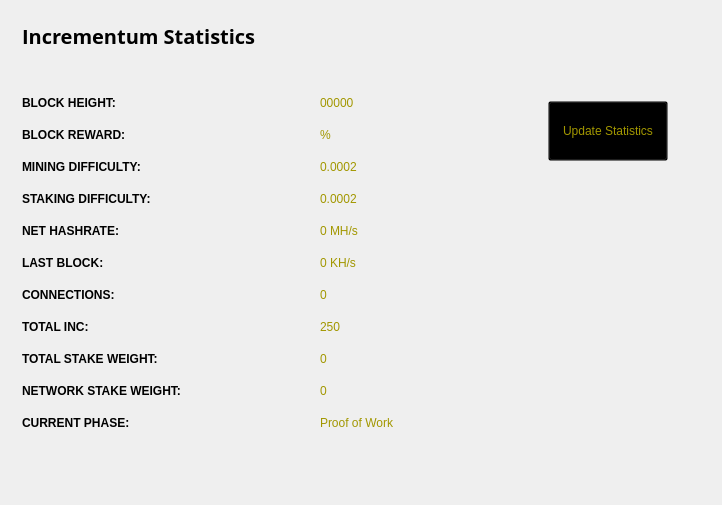
<?xml version="1.0" encoding="UTF-8"?>
<ui version="4.0">
 <class>StatisticsPage</class>
 <widget class="QWidget" name="StatisticsPage">
  <property name="windowModality">
   <enum>Qt::NonModal</enum>
  </property>
  <property name="geometry">
   <rect>
    <x>0</x>
    <y>0</y>
    <width>722</width>
    <height>505</height>
   </rect>
  </property>
  <property name="windowTitle">
   <string>Digging</string>
  </property>
  <property name="styleSheet">
   <string notr="true">color:#ffffff;
font-family:'Open Sans,sans-serif';</string>
  </property>
  <layout class="QGridLayout" name="gridLayout">
   <property name="sizeConstraint">
    <enum>QLayout::SetMaximumSize</enum>
   </property>
   <item row="0" column="1">
    <widget class="QFrame" name="frame">
     <property name="minimumSize">
      <size>
       <width>213</width>
       <height>0</height>
      </size>
     </property>
     <property name="frameShape">
      <enum>QFrame::NoFrame</enum>
     </property>
     <property name="frameShadow">
      <enum>QFrame::Raised</enum>
     </property>
     <widget class="QPushButton" name="startButton">
      <property name="geometry">
       <rect>
        <x>50</x>
        <y>90</y>
        <width>120</width>
        <height>60</height>
       </rect>
      </property>
      <property name="sizePolicy">
       <sizepolicy hsizetype="Fixed" vsizetype="Fixed">
        <horstretch>0</horstretch>
        <verstretch>0</verstretch>
       </sizepolicy>
      </property>
      <property name="minimumSize">
       <size>
        <width>120</width>
        <height>60</height>
       </size>
      </property>
      <property name="styleSheet">
       <string notr="true">background:transparent; color: rgb(162, 151, 0);</string>
      </property>
      <property name="text">
       <string>Update Statistics</string>
      </property>
     </widget>
    </widget>
   </item>
   <item row="0" column="0">
    <widget class="QFrame" name="gridFrame_2">
     <layout class="QGridLayout" name="gridLayout_4">
      <item row="3" column="0">
       <layout class="QFormLayout" name="formLayout_2">
        <property name="fieldGrowthPolicy">
         <enum>QFormLayout::FieldsStayAtSizeHint</enum>
        </property>
        <property name="horizontalSpacing">
         <number>139</number>
        </property>
        <property name="verticalSpacing">
         <number>18</number>
        </property>
        <property name="rightMargin">
         <number>0</number>
        </property>
        <item row="1" column="0">
         <widget class="QLabel" name="label_14">
          <property name="styleSheet">
           <string notr="true">color: rgb(162, 151, 0);</string>
          </property>
          <property name="text">
           <string>&lt;html&gt;&lt;head/&gt;&lt;body&gt;&lt;p&gt;&lt;span style=&quot; font-weight:600; color: rgb(0, 0, 0);;&quot;&gt;BLOCK HEIGHT:&lt;/span&gt;&lt;/p&gt;&lt;/body&gt;&lt;/html&gt;</string>
          </property>
         </widget>
        </item>
        <item row="1" column="1">
         <widget class="QLabel" name="heightBox">
          <property name="styleSheet">
           <string notr="true">color: rgb(162, 151, 0);</string>
          </property>
          <property name="text">
           <string>00000</string>
          </property>
         </widget>
        </item>
        <item row="2" column="0">
         <widget class="QLabel" name="label_12">
          <property name="styleSheet">
           <string notr="true">color: rgb(0, 0, 0);</string>
          </property>
          <property name="text">
           <string>&lt;html&gt;&lt;head/&gt;&lt;body&gt;&lt;p&gt;&lt;span style=&quot; font-weight:600; color: rgb(0, 0, 0);;&quot;&gt;BLOCK REWARD:&lt;/span&gt;&lt;/p&gt;&lt;/body&gt;&lt;/html&gt;</string>
          </property>
         </widget>
        </item>
        <item row="2" column="1">
         <widget class="QLabel" name="rewardBox">
          <property name="styleSheet">
           <string notr="true">color: rgb(162, 151, 0);</string>
          </property>
          <property name="text">
           <string>%</string>
          </property>
         </widget>
        </item>
        <item row="3" column="0">
         <widget class="QLabel" name="label_13">
          <property name="styleSheet">
           <string notr="true">color: rgb(0, 0, 0);</string>
          </property>
          <property name="text">
           <string>&lt;html&gt;&lt;head/&gt;&lt;body&gt;&lt;p&gt;&lt;span style=&quot; font-weight:600; color: rgb(0, 0, 0);;&quot;&gt;MINING DIFFICULTY:&lt;/span&gt;&lt;/p&gt;&lt;/body&gt;&lt;/html&gt;</string>
          </property>
         </widget>
        </item>
        <item row="3" column="1">
         <widget class="QLabel" name="diffBox">
          <property name="styleSheet">
           <string notr="true">color: rgb(162, 151, 0);</string>
          </property>
          <property name="text">
           <string>0.0002</string>
          </property>
         </widget>
        </item>
        <item row="4" column="0">
         <widget class="QLabel" name="label_9">
          <property name="styleSheet">
           <string notr="true">color: rgb(0, 0, 0);</string>
          </property>
          <property name="text">
           <string>&lt;html&gt;&lt;head/&gt;&lt;body&gt;&lt;p&gt;&lt;span style=&quot; font-weight:600; color: rgb(0, 0, 0);;&quot;&gt;STAKING DIFFICULTY:&lt;/span&gt;&lt;/p&gt;&lt;/body&gt;&lt;/html&gt;</string>
          </property>
         </widget>
        </item>
        <item row="4" column="1">
         <widget class="QLabel" name="diffBox2">
          <property name="styleSheet">
           <string notr="true">color: rgb(162, 151, 0);</string>
          </property>
          <property name="text">
           <string>0.0002</string>
          </property>
         </widget>
        </item>
        <item row="5" column="1">
         <widget class="QLabel" name="pawrateBox">
          <property name="styleSheet">
           <string notr="true">color: rgb(162, 151, 0);</string>
          </property>
          <property name="text">
           <string>0 MH/s</string>
          </property>
         </widget>
        </item>
        <item row="6" column="0">
         <widget class="QLabel" name="label3_2">
          <property name="sizePolicy">
           <sizepolicy hsizetype="Preferred" vsizetype="Maximum">
            <horstretch>0</horstretch>
            <verstretch>0</verstretch>
           </sizepolicy>
          </property>
          <property name="styleSheet">
           <string notr="true">color: rgb(0, 0, 0);</string>
          </property>
          <property name="text">
           <string>&lt;html&gt;&lt;head/&gt;&lt;body&gt;&lt;p&gt;&lt;span style=&quot; font-weight:600; color: rgb(0, 0, 0);;&quot;&gt;LAST BLOCK:&lt;/span&gt;&lt;/p&gt;&lt;/body&gt;&lt;/html&gt;</string>
          </property>
         </widget>
        </item>
        <item row="6" column="1">
         <widget class="QLabel" name="localBox">
          <property name="styleSheet">
           <string notr="true">color: rgb(162, 151, 0);</string>
          </property>
          <property name="text">
           <string>0 KH/s</string>
          </property>
         </widget>
        </item>
        <item row="7" column="0">
         <widget class="QLabel" name="label1_2">
          <property name="styleSheet">
           <string notr="true">color: rgb(0, 0, 0);</string>
          </property>
          <property name="text">
           <string>&lt;html&gt;&lt;head/&gt;&lt;body&gt;&lt;p&gt;&lt;span style=&quot; font-weight:600; color: rgb(0, 0, 0);;&quot;&gt;CONNECTIONS:&lt;/span&gt;&lt;/p&gt;&lt;/body&gt;&lt;/html&gt;</string>
          </property>
         </widget>
        </item>
        <item row="7" column="1">
         <widget class="QLabel" name="connectionBox">
          <property name="styleSheet">
           <string notr="true">color: rgb(162, 151, 0);</string>
          </property>
          <property name="text">
           <string>0</string>
          </property>
         </widget>
        </item>
        <item row="8" column="0">
         <widget class="QLabel" name="label_8">
          <property name="styleSheet">
           <string notr="true">color: rgb(0, 0, 0);</string>
          </property>
          <property name="text">
           <string>&lt;html&gt;&lt;head/&gt;&lt;body&gt;&lt;p&gt;&lt;span style=&quot; font-weight:600; color:#000000;&quot;&gt;TOTAL INC:&lt;/span&gt;&lt;/p&gt;&lt;/body&gt;&lt;/html&gt;</string>
          </property>
         </widget>
        </item>
        <item row="8" column="1">
         <widget class="QLabel" name="volumeBox">
          <property name="styleSheet">
           <string notr="true">color: rgb(162, 151, 0);</string>
          </property>
          <property name="text">
           <string>250</string>
          </property>
         </widget>
        </item>
        <item row="9" column="0">
         <widget class="QLabel" name="label_10">
          <property name="styleSheet">
           <string notr="true">color: rgb(0, 0, 0);</string>
          </property>
          <property name="text">
           <string>&lt;html&gt;&lt;head/&gt;&lt;body&gt;&lt;p&gt;&lt;span style=&quot; font-weight:600; color: rgb(0, 0, 0);;&quot;&gt;TOTAL STAKE WEIGHT:&lt;/span&gt;&lt;/p&gt;&lt;/body&gt;&lt;/html&gt;</string>
          </property>
         </widget>
        </item>
        <item row="9" column="1">
         <widget class="QLabel" name="minBox">
          <property name="styleSheet">
           <string notr="true">color: rgb(162, 151, 0);</string>
          </property>
          <property name="text">
           <string>0</string>
          </property>
         </widget>
        </item>
        <item row="10" column="0">
         <widget class="QLabel" name="label_11">
          <property name="styleSheet">
           <string notr="true">color: rgb(0, 0, 0);</string>
          </property>
          <property name="text">
           <string>&lt;html&gt;&lt;head/&gt;&lt;body&gt;&lt;p&gt;&lt;span style=&quot; font-weight:600; color: rgb(0, 0, 0);;&quot;&gt;NETWORK STAKE WEIGHT:&lt;/span&gt;&lt;/p&gt;&lt;/body&gt;&lt;/html&gt;</string>
          </property>
         </widget>
        </item>
        <item row="10" column="1">
         <widget class="QLabel" name="maxBox">
          <property name="styleSheet">
           <string notr="true">color: rgb(162, 151, 0);</string>
          </property>
          <property name="text">
           <string>0</string>
          </property>
         </widget>
        </item>
        <item row="11" column="0">
         <widget class="QLabel" name="label_15">
          <property name="styleSheet">
           <string notr="true">color: rgb(0, 0, 0);</string>
          </property>
          <property name="text">
           <string>&lt;html&gt;&lt;head/&gt;&lt;body&gt;&lt;p&gt;&lt;span style=&quot; font-weight:600; color: rgb(0, 0, 0);;&quot;&gt;CURRENT PHASE:&lt;/span&gt;&lt;/p&gt;&lt;/body&gt;&lt;/html&gt;</string>
          </property>
         </widget>
        </item>
        <item row="11" column="1">
         <widget class="QLabel" name="cBox">
          <property name="styleSheet">
           <string notr="true">color: rgb(162, 151, 0);</string>
          </property>
          <property name="text">
           <string>Proof of Work</string>
          </property>
         </widget>
        </item>
        <item row="5" column="0">
         <widget class="QLabel" name="label_16">
          <property name="styleSheet">
           <string notr="true">color: rgb(0, 0, 0);</string>
          </property>
          <property name="text">
           <string>&lt;html&gt;&lt;head/&gt;&lt;body&gt;&lt;p&gt;&lt;span style=&quot; font-weight:600; color: rgb(0, 0, 0);;&quot;&gt;NET HASHRATE:&lt;/span&gt;&lt;/p&gt;&lt;/body&gt;&lt;/html&gt;</string>
          </property>
         </widget>
        </item>
       </layout>
      </item>
      <item row="1" column="0">
       <layout class="QHBoxLayout" name="horizontalLayout_4">
        <property name="spacing">
         <number>7</number>
        </property>
        <item>
         <widget class="QLabel" name="label_5">
          <property name="font">
           <font>
            <family>Open Sans,sans-serif</family>
           </font>
          </property>
          <property name="styleSheet">
           <string notr="true">color: rgb(162, 151, 0);</string>
          </property>
          <property name="text">
           <string>&lt;html&gt;&lt;head/&gt;&lt;body&gt;&lt;p&gt;&lt;span style=&quot; font-size:20px; font-weight:600; color:#000000;&quot;&gt;Incrementum Statistics&lt;/span&gt;&lt;/p&gt;&lt;/body&gt;&lt;/html&gt;</string>
          </property>
         </widget>
        </item>
        <item>
         <spacer name="horizontalSpacer_2">
          <property name="orientation">
           <enum>Qt::Horizontal</enum>
          </property>
          <property name="sizeHint" stdset="0">
           <size>
            <width>40</width>
            <height>20</height>
           </size>
          </property>
         </spacer>
        </item>
       </layout>
      </item>
      <item row="2" column="0">
       <spacer name="verticalSpacer_2">
        <property name="orientation">
         <enum>Qt::Vertical</enum>
        </property>
        <property name="sizeHint" stdset="0">
         <size>
          <width>20</width>
          <height>40</height>
         </size>
        </property>
       </spacer>
      </item>
     </layout>
    </widget>
   </item>
   <item row="1" column="0">
    <spacer name="verticalSpacer">
     <property name="orientation">
      <enum>Qt::Vertical</enum>
     </property>
     <property name="sizeHint" stdset="0">
      <size>
       <width>20</width>
       <height>40</height>
      </size>
     </property>
    </spacer>
   </item>
  </layout>
 </widget>
 <layoutdefault spacing="6" margin="11"/>
 <resources/>
 <connections/>
</ui>
